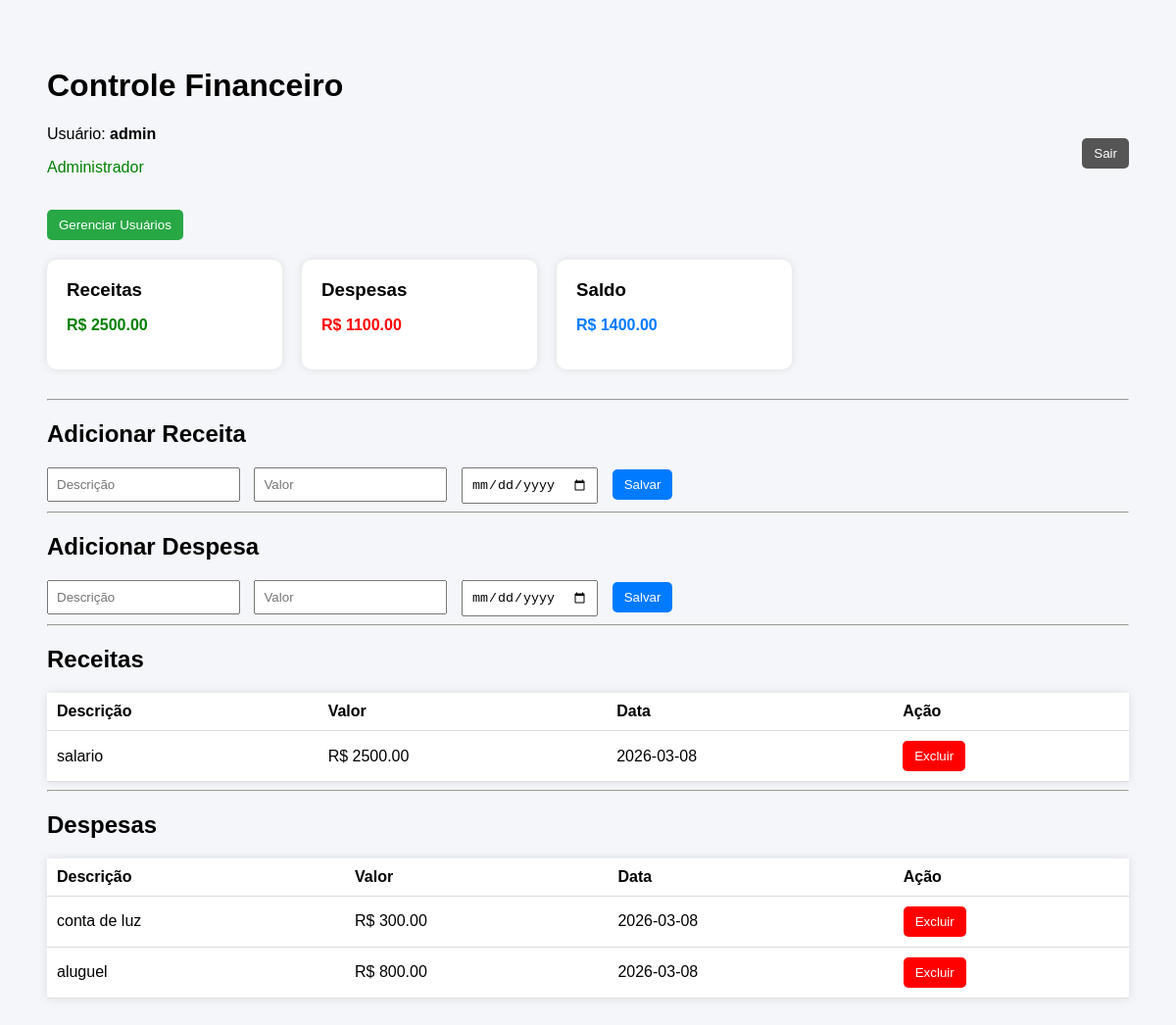
/dashboard (signed in), run on the app's committed database.
### tables this page shows
CREATE TABLE receitas (
        id INTEGER PRIMARY KEY AUTOINCREMENT,
        descricao TEXT,
        valor REAL,
        data TEXT,
        usuario_id INTEGER
    );

CREATE TABLE despesas (
        id INTEGER PRIMARY KEY AUTOINCREMENT,
        descricao TEXT,
        valor REAL,
        data TEXT,
        usuario_id INTEGER
    );

### app.py (the view)
@app.route("/dashboard")
def dashboard():
    if "usuario_id" not in session:
        return redirect("/")
    usuario_id = session["usuario_id"]
    conn = conectar()
    cursor = conn.cursor()
    cursor.execute(
        "SELECT SUM(valor) FROM receitas WHERE usuario_id=?",
        (usuario_id,)
    )
    receitas = cursor.fetchone()[0] or 0
    cursor.execute(
        "SELECT SUM(valor) FROM despesas WHERE usuario_id=?",
        (usuario_id,)
    )
    despesas = cursor.fetchone()[0] or 0
    saldo = receitas - despesas
    cursor.execute(
        "SELECT * FROM receitas WHERE usuario_id=?",
        (usuario_id,)
    )
    lista_receitas = cursor.fetchall()
    cursor.execute(
        "SELECT * FROM despesas WHERE usuario_id=?",
        (usuario_id,)
    )
    lista_despesas = cursor.fetchall()
    conn.close()
    return render_template(
        "dashboard.html",
        receitas=receitas,
        despesas=despesas,
        saldo=saldo,
        lista_receitas=lista_receitas,
        lista_despesas=lista_despesas,
        usuario=session["usuario"],
        tipo=session["tipo"]
    )

### app.py (called while the page is built)
def conectar():
    return sqlite3.connect("banco.db")

### templates/dashboard.html (shortened to what this page needs)
<!DOCTYPE html>
<html>
<head>
</head>
<body>
<div class="topo">
<div>
<h1>Controle Financeiro</h1>
<p>Usuário: <strong>{{usuario}}</strong></p>
{% if tipo == "admin" %}
<p style="color:green">Administrador</p>
<br>
<a href="/usuarios">
<button style="background:#28a745">Gerenciar Usuários</button>
</a>
{% endif %}
</div>
<div>
<a href="/logout">
<button class="sair">Sair</button>
</a>
</div>
</div>
<div class="cards">
<div class="card">
<h3>Receitas</h3>
<p class="receita">R$ {{ "%.2f"|format(receitas) }}</p>
</div>
<div class="card">
<h3>Despesas</h3>
<p class="despesa">R$ {{ "%.2f"|format(despesas) }}</p>
</div>
<div class="card">
<h3>Saldo</h3>
<p class="saldo">R$ {{ "%.2f"|format(saldo) }}</p>
</div>
</div>
<hr>
<h2>Adicionar Receita</h2>
<form action="/add_receita" method="POST">
<input name="descricao" placeholder="Descrição" required>
<input name="valor" placeholder="Valor" required>
<input type="date" name="data" required>
<button>Salvar</button>
</form>
<hr>
<h2>Adicionar Despesa</h2>
<form action="/add_despesa" method="POST">
<input name="descricao" placeholder="Descrição" required>
<input name="valor" placeholder="Valor" required>
<input type="date" name="data" required>
<button>Salvar</button>
</form>
<hr>
<h2>Receitas</h2>
<table>
<tr>
<th>Descrição</th>
<th>Valor</th>
<th>Data</th>
<th>Ação</th>
</tr>
{% for r in lista_receitas %}
<tr>
<td>{{r[1]}}</td>
<td>R$ {{ "%.2f"|format(r[2]) }}</td>
<td>{{r[3]}}</td>
<td>
<a href="/excluir_receita/{{r[0]}}" onclick="return confirm('Deseja excluir esta receita?')">
<button class="excluir">Excluir</button>
</a>
</td>
</tr>
{% endfor %}
</table>
<hr>
<h2>Despesas</h2>
<table>
<tr>
<th>Descrição</th>
<th>Valor</th>
<th>Data</th>
<th>Ação</th>
</tr>
{% for d in lista_despesas %}
<tr>
<td>{{d[1]}}</td>
<td>R$ {{ "%.2f"|format(d[2]) }}</td>
<td>{{d[3]}}</td>
<td>
<a href="/excluir_despesa/{{d[0]}}" onclick="return confirm('Deseja excluir esta despesa?')">
<button class="excluir">Excluir</button>
</a>
</td>
</tr>
{% endfor %}
</table>
</body>
</html>

### templates/dashboard.html (style rules this page uses)
body { font-family:Arial; background:#f4f6f9; padding:40px; }
.topo { display:flex; justify-content:space-between; align-items:center; margin-bottom:20px; }
.cards { display:flex; gap:20px; margin-bottom:30px; }
.card { background:white; padding:20px; border-radius:10px; width:200px; box-shadow:0 0 10px rgba(0,0,0,0.1); }
.card h3 { margin:0; }
.receita { color:green; font-weight:bold; }
.despesa { color:red; font-weight:bold; }
.saldo { color:#007bff; font-weight:bold; }
form input { padding:8px; margin-right:10px; }
button { padding:8px 12px; border:none; background:#007bff; color:white; border-radius:5px; cursor:pointer; }
table { width:100%; background:white; border-collapse:collapse; margin-top:20px; box-shadow:0 0 10px rgba(0,0,0,0.1); }
table th, table td { padding:10px; border-bottom:1px solid #ddd; text-align:left; }
.excluir { background:red; }
.sair { background:#555; margin-top:20px; }

### data on the page
receitas: descricao "salario", valor "2500.00", data "2026-03-08"
despesas: descricao "conta de luz", valor "300.00", data "2026-03-08"
despesas: descricao "aluguel", valor "800.00", data "2026-03-08"

### other printed values
{{ usuario }} "admin"
{{ "%.2f"|format(receitas) }} "2500.00"
{{ "%.2f"|format(despesas) }} "1100.00"
{{ "%.2f"|format(saldo) }} "1400.00"
